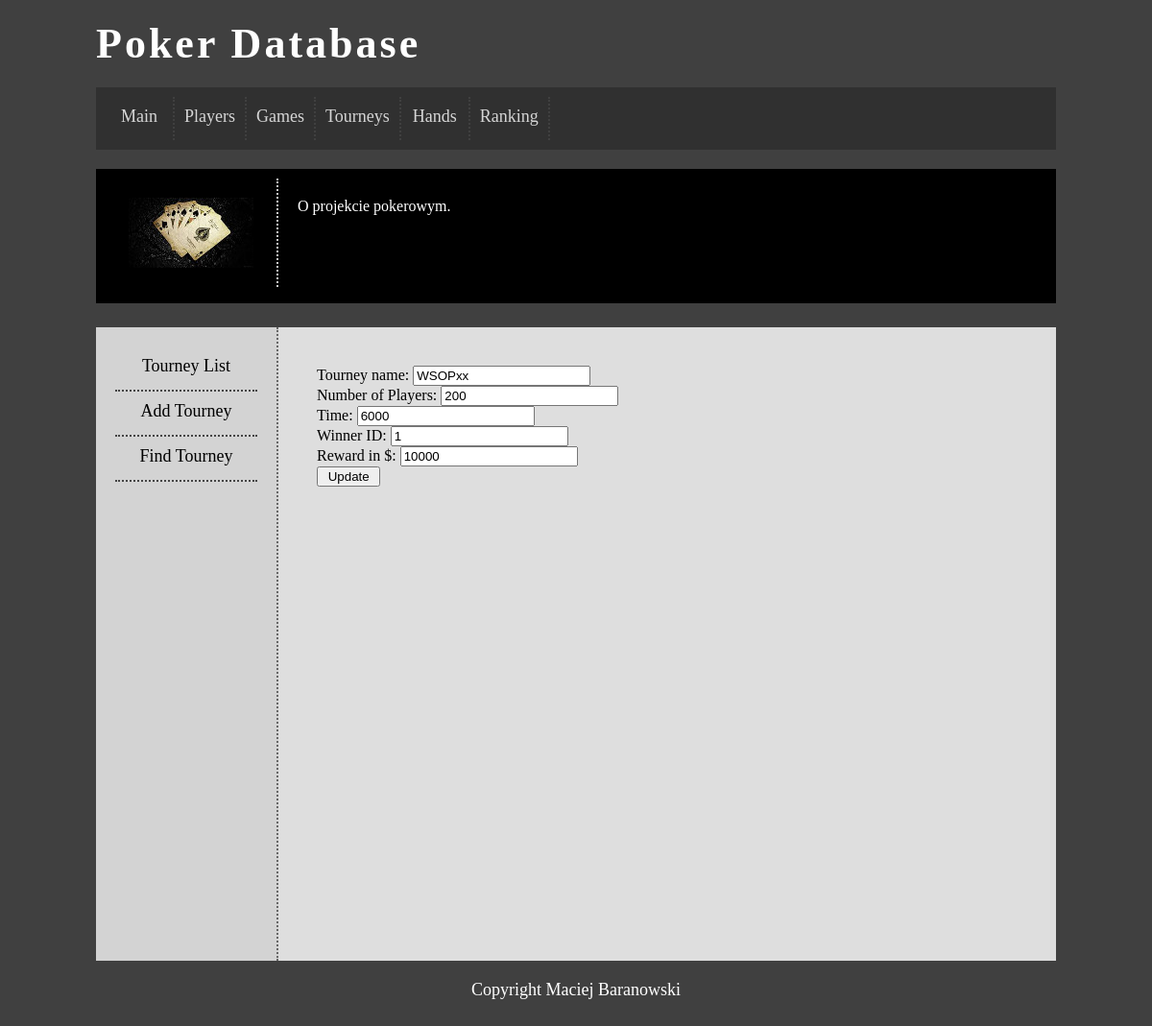
The app's page /tourneyupdate.php?edit=5 with its own data.
### tables this page shows
CREATE TABLE IF NOT EXISTS `turniej` (
  `idturniej` int(11) NOT NULL,
  `tourneyname` text NOT NULL,
  `numberofplayers` int(11) NOT NULL,
  `time` int(11) NOT NULL,
  `idwinner` int(11) NOT NULL,
  `reward` int(11) NOT NULL
);

### tourneyupdate.php (the view, shortened to what this page needs)
<?php require_once('db.php');
	if(isset($_GET['edit']) )
	{
		$id = $_GET['edit'];
		$query = "SELECT * FROM turniej WHERE idturniej='$id'";
		$response = @mysqli_query($dbc, $query) or die("Could not update".mysql_error());
		$row=mysqli_fetch_array($response);
	}
?>
<html>
<head>
	<link rel="stylesheet" href="style.css" type="text/css" />
</head>
<body>
	<div id="container">
		<div id="logo">
		 Poker Database
		</div>
		<div id="menu">
		<a href='index.php' class="optionlink"><div class="option">Main</div></a>
		<a href='playerlist.php' class="optionlink"><div class="option">Players</div></a>
		<a href='gamelist.php' class="optionlink"><div class="option">Games</div></a>
		<a href='tourneylist.php' class="optionlink"><div class="option">Tourneys</div></a>
		<a href='handlist.php' class="optionlink"><div class="option">Hands</div></a>
		<a href='rankinglist.php' class="optionlink"><div class="option">Ranking</div></a>
		</div>
		<div id="topbar">
			<div id="topbarL">
				<img src="cards.jpeg" />
			</div>
			<div id="topbarR">
				O projekcie pokerowym.
			</div>
		</div>
		<div id="sidebar">
		 <a href='tourneylist.php' class="optionlinkS"><div class="optionL">Tourney List</div></a>
		 <a href='tourneyadd.php' class="optionlinkS"><div class="optionL">Add Tourney</div></a>
		 <a href='tourneyfind.php' class="optionlinkS"><div class="optionL">Find Tourney</div></a>
		</div>
	<div id="content">
		<form action="tourneyupdate.php" method="POST">
		Tourney name: <input type="text" name="newTourneyname"                          value="<?php echo $row[1]; ?>"><br />
		Number of Players: <input type="text" name="newNumberofplayers"                 value="<?php echo $row[2]; ?>"><br />
		Time: <input type="text" name="newTime"        									value="<?php echo $row[3]; ?>"><br />
		Winner ID: <input type="text" name="newIdwinner"        			 			value="<?php echo $row[4]; ?>"><br />
		Reward in $: <input type="text" name="newReward"        			 			value="<?php echo $row[5]; ?>"><br />
		<input type="submit" value=" Update ">
		</form>
	</div>
		<div id="footer">
			Copyright Maciej Baranowski
		</div>
	</div>
</body>
</html>

### style.css (style rules this page uses)
body { background-color: #404040; }
#container { width: 1000px; margin-left: auto; margin-right: auto; }
#logo { color: white; margin-top: 20px; font-size: 44px; letter-spacing: 3px; font-weight: 900; }
#menu { background-color: #303030; margin-top: 20px; color: #ffffff; padding: 10px; text-align: center; }
#topbar { background-color: black; color: white; padding: 10px; margin-top: 20px; margin-bottom: 25px; height: 120px; }
#topbarL { float: left; padding: 20px; width: 138px; text-align: center; border-right: 2px dotted #cccccc; }
#topbarR { float: left; padding: 20px; width: 760px; font-size: 16px; text-align: justify; }
#sidebar { float: left; width: 148px; min-height: 620px; padding: 20px; background-color: lightgray; text-align: center; font-size: 18px; border-right: 2px dotted #666666; }
#content { float: left; padding: 40px; width: 730px; background-color: #dedede; min-height: 580px; text-align: justify; }
#footer { clear: both; color: white; text-align: center; padding: 20px; font-size: 18px; }
.option { float: left; min-width: 50px; height: 25px; font-size: 18px; padding: 10px; border-right: 2px dotted #444444; opacity: 0.8; }
.optionL { font-size:18px; height: 25px; padding: 10px; border-bottom: 2px dotted #444444; }
a.optionlink { color: #ffffff; text-decoration: none; }
a.optionlinkS { color: black; text-decoration: none; }

### records on screen
turniej: newTourneyname "WSOPxx", newNumberofplayers "200", newTime "6000", newIdwinner "1", newReward "10000"
